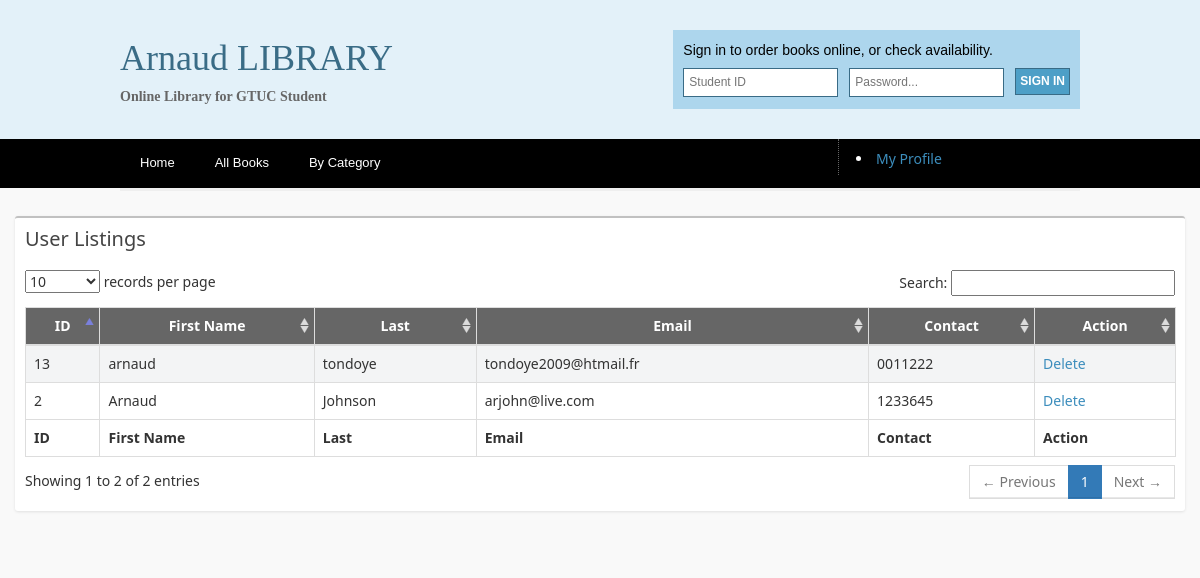
Screenshot of /index.php?page=viewcustomers with the database file from the repository.
### tables this page shows
CREATE TABLE `students` (
`student_ID` int(5) NOT NULL,
  `fname` text NOT NULL,
  `lname` text NOT NULL,
  `email` text NOT NULL,
  `phone` varchar(12) NOT NULL,
  `password` text NOT NULL,
  `books` int(1) DEFAULT NULL,
  `warning` int(11) DEFAULT NULL
);

### viewcustomers.php (the view, shortened to what this page needs)
 <head>
    <link href="styles/bootstrap.min.css" rel="stylesheet" type="text/css" />
    <link href="styles/font-awesome.min.css" rel="stylesheet" type="text/css" />
    <link href="styles/css/datatables/dataTables.bootstrap.css" rel="stylesheet" type="text/css" />
    <link href="styles/css/AdminLTE.css" rel="stylesheet" type="text/css" />
      </head>
      <body class="skin-blue">
        <div id="services">
            <center><h2><font color='blue' size='5'><p id='request'></p></font></center>
        </div>
        <section class="content">
            <div class="row">
              <div class="col-xs-12">
                <div class="box">
                  <div class="box-header">
                  <h3 class="box-title">User Listings</h3>
                </div>
                <?php include('db.php');?>
                <div class="box-body table-responsive">
                  <table id="example1" class="table table-bordered table-striped">
                     <thead>
                       <tr>
                           <th>ID</th>
                           <th>First Name</th>
                           <th>Last</th>
                           <th>Email</th>
                           <th>Contact</th>
                           <th>Action</th>
                       </tr>
                   </thead>
                   <tbody>
                       <?php
                       $sql1="SELECT * FROM students";
                       $result= mysqli_query($con,$sql1);
                       while($row=mysqli_fetch_assoc($result)) {
                        ?>
                        <tr>
                            <td><?php echo $row['student_ID'];?> </td>
                            <td><?php echo $row['fname'];?> </td>
                            <td><?php echo $row['lname'];?> </td>
                            <td><?php echo $row['email'];?> </td>
                            <td><?php echo $row['phone'];?> </td>
                            <td><a href="deluser.php?u='<?php echo $row['student_ID']; ?>'">Delete</a></td>
                        </tr>
                        <?php }?>
                    </tbody>
                    <tfoot>
                      <tr>
                        <th>ID</th>
                        <th>First Name</th>
                        <th>Last</th>
                        <th>Email</th>
                        <th>Contact</th>
                        <th>Action</th>
                    </tr>
                </tfoot>
            </table>
        </div>
    </div>
</div>
</div>
</section>
</body>

### styles/layout.css (style rules this page uses)
body { margin:0; padding:0; font-size:12px; font-family:verdana, Arial, Helvetica, sans-serif; color:#FFFFFF; background-color:#29313C; }
a { outline:none; text-decoration:none; }
#header, #topbar, #intro, #services, #breadcrumb, #container, #footer, #copyright { position:relative; margin:0 auto 0; display:block; width:960px; }
#services ul, #services p, #services h2, #services img { margin:0; padding:0; list-style:none; }
#services h2 { margin:0 0 5px 0; padding:0 0 3px 0; font-size:14px; font-weight:bold; color:#666666; background-color:#EFEFEF; border-bottom-color:#666666; }

### styles/tables.css (style rules this page uses)
table { width:100%; border-collapse:collapse; table-layout:auto; vertical-align:top; margin-bottom:15px; border:1px solid #CCCCCC; }
table thead th { color:#FFFFFF; background-color:#666666 !important; border:1px solid #CCCCCC; border-collapse:collapse; text-align:center; table-layout:auto; vertical-align:middle; }
table tbody td { vertical-align:top; border-collapse:collapse; border-left:1px solid #CCCCCC; border-right:1px solid #CCCCCC; }
table thead th, table tbody td { padding:5px; border-collapse:collapse; }

### rows the page displays
students: student_ID "2", fname "Arnaud", lname "Johnson", email "arjohn@live.com", phone "1233645"
students: student_ID "13", fname "arnaud", lname "tondoye", email "tondoye2009@htmail.fr", phone "0011222"
